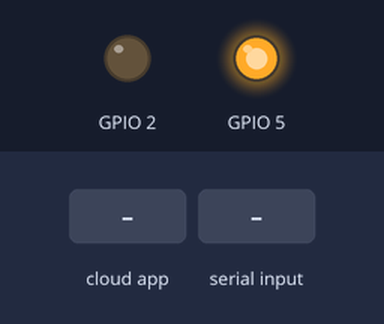
Bench run of a sketch on a simulated ESP8266 (NodeMCU). Parts: output pins drawn as LEDs (lit = HIGH). The inputs (shaded band) are chosen by the test bench. WiFi joins after 1.5 s; servers stay silent unless stated; no MQTT or app messages arrive unless stated; what the sketch prints to the serial monitor is not drawn.

Above: at 0.1 s.
At 2.7 s:
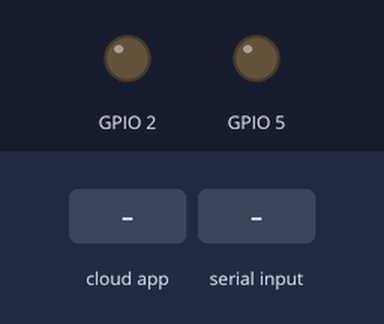
2.8 s: the phone or cloud app sets light to 0
4.3 s: "o90\n" received over Serial
5.8 s: the phone or cloud app sets light to 1
At 12.6 s:
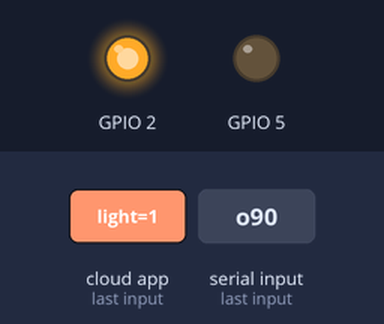
Timing chart, 0 to 13.3 s (numbered marks = the images above; inputs shaded):
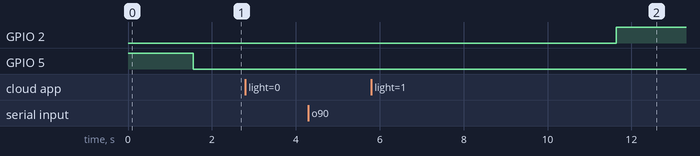

Measured:
- after the input at 2.8 s, every drawn part: stays the same
- after the input at 4.3 s, every drawn part: stays the same

The sketch:

esp_wifi.ino
```cpp
#include <ESP8266WiFi.h>
#include "Adafruit_MQTT.h"
#include "Adafruit_MQTT_Client.h"

// Wifi name
#define WLAN_SSID "Your_WiFi_Name"
// Wifi password
#define WLAN_PASS "Your_WiFi_Password"

// setup Adafruit
#define AIO_SERVER "io.adafruit.com"
#define AIO_SERVERPORT 1883
// fill your username
#define AIO_USERNAME "Your_Adafruit_Username"
// fill your key
#define AIO_KEY "Your_Adafruit_Key"

// setup MQTT
WiFiClient client;
Adafruit_MQTT_Client mqtt(&client, AIO_SERVER, AIO_SERVERPORT, AIO_USERNAME, AIO_KEY);

// setup publish
Adafruit_MQTT_Publish light_pub = Adafruit_MQTT_Publish(&mqtt, AIO_USERNAME "/feeds/light");
Adafruit_MQTT_Publish temp_pub = Adafruit_MQTT_Publish(&mqtt, AIO_USERNAME "/feeds/lab8-temp");

// setup subcribe
Adafruit_MQTT_Subscribe light_sub = Adafruit_MQTT_Subscribe(&mqtt, AIO_USERNAME "/feeds/light", MQTT_QOS_1);

int led_counter = 0;
int led_status = HIGH;
unsigned long lastPing = 0;

String tempBuffer = "";

void lightcallback(char *value, uint16_t len)
{
  if (value[0] == '0')
    Serial.print('a');
  if (value[0] == '1')
    Serial.print('A');
}

void setup()
{
  // put your setup code here, to run once:
  // set pin 2,5 as OUTPUT
  pinMode(2, OUTPUT);
  pinMode(5, OUTPUT);
  // set busy pin HIGH
  digitalWrite(5, HIGH);

  Serial.begin(115200);

  // connect Wifi
  WiFi.begin(WLAN_SSID, WLAN_PASS);
  while (WiFi.status() != WL_CONNECTED)
  {
    delay(500);
  }

  // subscribe light feed
  light_sub.setCallback(lightcallback);
  mqtt.subscribe(&light_sub);

  // connect MQTT
  while (mqtt.connect() != 0)
  {
    mqtt.disconnect();
    delay(500);
  }

  // finish setup, set busy pin LOW
  digitalWrite(5, LOW);
}

void loop()
{
  // put your main code here, to run repeatedly:

  // Check MQTT connection and reconnect if needed
  if (!mqtt.connected())
  {
    digitalWrite(5, HIGH); // Set busy when reconnecting
    while (mqtt.connect() != 0)
    {
      mqtt.disconnect();
      delay(500);
    }
    digitalWrite(5, LOW);
  }

  // MQTT ping to keep connection alive
  if (millis() - lastPing > 30000)
  {
    mqtt.ping();
    lastPing = millis();
  }

  // receive packet
  mqtt.processPackets(30);

  // read serial
  while (Serial.available())
  {
    int msg = Serial.read();

    if (msg == 'o')
    {
      Serial.print('O');
    }
    else if (msg == 'a')
    {
      light_pub.publish(0);
    }
    else if (msg == 'A')
    {
      light_pub.publish(1);
    }
    else if (msg == '!')
    {
      // Start of temperature message
      tempBuffer = "!";
    }
    else if (msg == '#')
    {
      // End of temperature message
      tempBuffer += "#";
      // Parse temperature: !TEMP:25.5#
      if (tempBuffer.startsWith("!TEMP:") && tempBuffer.endsWith("#"))
      {
        int colonIndex = tempBuffer.indexOf(':');
        int hashIndex = tempBuffer.indexOf('#');
        String tempValue = tempBuffer.substring(colonIndex + 1, hashIndex);
        float temperature = tempValue.toFloat();

        // Publish to Adafruit with retry
        int retry = 0;
        while (retry < 3)
        {
          if (temp_pub.publish(temperature))
          {
            // Success - blink LED to confirm
            digitalWrite(2, LOW);
            delay(100);
            digitalWrite(2, HIGH);
            break;
          }
          retry++;
          delay(100);
        }
      }
      tempBuffer = "";
    }
    else if (tempBuffer.length() > 0)
    {
      // Building temperature message
      tempBuffer += (char)msg;
    }
  }

  led_counter++;
  if (led_counter == 100)
  {
    // every 1s
    led_counter = 0;
    // toggle LED
    if (led_status == HIGH)
      led_status = LOW;
    else
      led_status = HIGH;

    digitalWrite(2, led_status);
  }
  delay(10);
}
```
